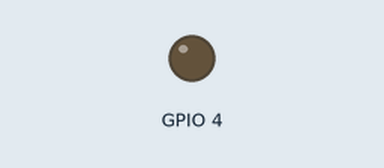
Bench run of a sketch on a simulated ESP32. On the bench: output pins drawn as LEDs (lit = HIGH). WiFi joins after 1.5 s; servers stay silent unless stated; EEPROM starts erased; no MQTT or app messages arrive unless stated; the camera gives no picture; what the sketch prints to the serial monitor is not drawn. At 6.2 s the program puts the board to deep sleep or switches it off; the recording ends there.

Above: at 0.0 s.
At 2.9 s:
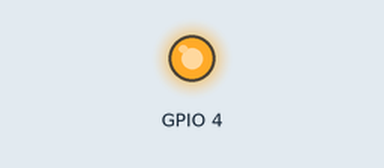
Timing chart, 0 to 6.2 s (numbered marks = the images above):
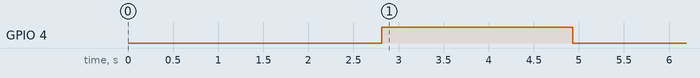

Measured:
- by itself, GPIO 4: LOW → HIGH at 2.8 s, → LOW 2.1 s later

The sketch:

Camera.ino
```cpp
#include "esp_camera.h"
#include "Arduino.h"
#include "soc/soc.h"           // Disable brownout problems
#include "soc/rtc_cntl_reg.h"  // Disable brownout problems
#include "driver/rtc_io.h"
#include <WiFi.h>
#include <PubSubClient.h>
#include <ArduinoJson.h>
#include <EEPROM.h>
#include "base64.h"

// Untuk menyimpan pictureNumber
#define EEPROM_SIZE 1

// Pin Untuk CAMERA_MODEL_AI_THINKER
#define PWDN_GPIO_NUM 32
#define RESET_GPIO_NUM -1
#define XCLK_GPIO_NUM 0
#define SIOD_GPIO_NUM 26
#define SIOC_GPIO_NUM 27
#define Y9_GPIO_NUM 35
#define Y8_GPIO_NUM 34
#define Y7_GPIO_NUM 39
#define Y6_GPIO_NUM 36
#define Y5_GPIO_NUM 21
#define Y4_GPIO_NUM 19
#define Y3_GPIO_NUM 18
#define Y2_GPIO_NUM 5
#define VSYNC_GPIO_NUM 25
#define HREF_GPIO_NUM 23
#define PCLK_GPIO_NUM 22
#define BUTTON_GPIO_NUM 13 // GPIO for the button

const char *SSID = "";
const char *PASSWORD = "";
const char *MQTT_BROKER = "broker.mqttdashboard.com";
const char *MQTT_TOPIC = "ShieldWatchIOT";
const char *MQTT_CLIENT_ID = "ESPCAM";
const char *MQTT_USER = "";
const char *MQTT_PASSWORD = "";

WiFiClient espClient;
PubSubClient client(espClient);

int pictureNumber = 0;


void setup() {
  WRITE_PERI_REG(RTC_CNTL_BROWN_OUT_REG, 0); //disable brownout detector
  Serial.begin(115200);
  setup_wifi();

  Serial.setDebugOutput(true);

  camera_config_t config;
  config.ledc_channel = LEDC_CHANNEL_0;
  config.ledc_timer = LEDC_TIMER_0;
  config.pin_d0 = Y2_GPIO_NUM;
  config.pin_d1 = Y3_GPIO_NUM;
  config.pin_d2 = Y4_GPIO_NUM;
  config.pin_d3 = Y5_GPIO_NUM;
  config.pin_d4 = Y6_GPIO_NUM;
  config.pin_d5 = Y7_GPIO_NUM;
  config.pin_d6 = Y8_GPIO_NUM;
  config.pin_d7 = Y9_GPIO_NUM;
  config.pin_xclk = XCLK_GPIO_NUM;
  config.pin_pclk = PCLK_GPIO_NUM;
  config.pin_vsync = VSYNC_GPIO_NUM;
  config.pin_href = HREF_GPIO_NUM;
  config.pin_sscb_sda = SIOD_GPIO_NUM;
  config.pin_sscb_scl = SIOC_GPIO_NUM;
  config.pin_pwdn = PWDN_GPIO_NUM;
  config.pin_reset = RESET_GPIO_NUM;
  config.xclk_freq_hz = 20000000;
  config.pixel_format = PIXFORMAT_JPEG;
  config.frame_size = FRAMESIZE_UXGA; // FRAMESIZE_ + QVGA|CIF|VGA|SVGA|XGA|SXGA|UXGA
  config.jpeg_quality = 10;
  config.fb_count = 2;
  pinMode(4, INPUT);
  digitalWrite(4, LOW);
  rtc_gpio_hold_dis(GPIO_NUM_4);

  pinMode(BUTTON_GPIO_NUM, INPUT_PULLUP);

  // Init Camera
  esp_err_t err = esp_camera_init(&config);
  if (err != ESP_OK) {
    Serial.printf("Camera init failed with error 0x%x", err);
    return;
  }

  sensor_t *s = esp_camera_sensor_get();
  s->set_brightness(s, 2);                 // -2 to 2
  s->set_contrast(s, -2);                   // -2 to 2
  s->set_saturation(s, 0);                 // -2 to 2

  pinMode(4, OUTPUT);
  Serial.println("System initialized.");
  delay(1000);
  takePicture();
}

void loop() {
}

//Connect ke MQTT
void reconnect() {
  client.setServer(MQTT_BROKER, 1883);
  while (!client.connected()) {
    Serial.print("Attempting MQTT connection...");
    if (client.connect(MQTT_CLIENT_ID, MQTT_USER, MQTT_PASSWORD)) {
      Serial.println("connected");
      client.setBufferSize(60 * 1024);
      client.subscribe(MQTT_TOPIC);
    } else {
      Serial.print("failed, rc=");
      Serial.print(client.state());
      Serial.println(" try again in 5 seconds");
      delay(5000);
    }
  }
}

// Fungsi untuk mengambil Gambar
void takePicture() {
  camera_fb_t * fb = NULL;
  // Take Picture with Camera
  digitalWrite(4, HIGH);
  fb = esp_camera_fb_get();
  delay(2000);//This is key to avoid an issue with the image being very dark and green. If needed adjust total delay time.
  fb = esp_camera_fb_get();

  if (!fb) {
    Serial.println("Camera capture failed");
    return;
  }
  digitalWrite(4, LOW);

  // initialize EEPROM with predefined size
  EEPROM.begin(EEPROM_SIZE);
  pictureNumber = EEPROM.read(0) + 1;

  // konversi image to Base64
  String base64Image = base64::encode(fb->buf, fb->len);

  // Print Base64 image on Serial Monitor
  // Serial.println("Base64 Image:");
  // Serial.println(base64Image);
  // Serial.println("Done!");

  // Koneksi ke MQTT
  reconnect();
  Serial.println("Send to MQTT ");
  // Mengirimkan Gambar ke MQTT
  publishFunction(base64Image);

  EEPROM.write(0, pictureNumber);
  EEPROM.commit();

  esp_camera_fb_return(fb);

  // Delay for a moment to observe the output
  delay(500);

  // Turns off the ESP32-CAM white on-board LED (flash) connected to GPIO 4
  rtc_gpio_hold_en(GPIO_NUM_4);

  // ESP akan dapat dibangunkan pada saat pin 13 (PIR Sensor) mendeteksi
  esp_sleep_enable_ext0_wakeup(GPIO_NUM_13, 0);

  delay(500);
  Serial.println("Going to Sleep");
  // SLeep
  esp_deep_sleep_start();
  Serial.println("This will never be printed");
}

// Fungsi untuk mengirimkan ke MQTT
void publishFunction(String payload) {
  if (client.connected()) {
    Serial.print("Publishing payload...");

    // Membagi payload ke menjadi beberapa segment
    const int chunkSize = 59 * 1024;
    int totalChunks = payload.length() / chunkSize;

    for (int i = 0; i <= totalChunks; i++) {
      int startIndex = i * chunkSize;
      int endIndex = startIndex + chunkSize;
      if (endIndex > payload.length()) {
        endIndex = payload.length();
      }

      String chunk = payload.substring(startIndex, endIndex);
      // Serial.println("Pesan: " + chunk);

      // Dikirimkan dalam bentuk JSON
      DynamicJsonDocument jsonDoc(60 * 1024);
      jsonDoc["type"] = "capture";
      jsonDoc["deviceId"] = MQTT_CLIENT_ID;
      jsonDoc["packet_no"] = pictureNumber;
      jsonDoc["sck"] = i+1;
      jsonDoc["tsck"] = totalChunks+1;
      jsonDoc["payload"] = chunk;

      String jsonString;
      serializeJson(jsonDoc, jsonString);

      client.publish(MQTT_TOPIC, jsonString.c_str());

      delay(200);
    }

    Serial.println("Payload published");
  } else {
    Serial.println("MQTT client not connected");
  }
}

// Koneksi ke Wifi
void setup_wifi() {
  delay(10);
  Serial.println();
  Serial.print("Connecting to WiFi");

  WiFi.begin(SSID, PASSWORD);

  while (WiFi.status() != WL_CONNECTED) {
    delay(500);
    Serial.print(".");
  }

  Serial.println("");
  Serial.println("WiFi connected");
  Serial.println("IP address: ");
  Serial.println(WiFi.localIP());
}
```
